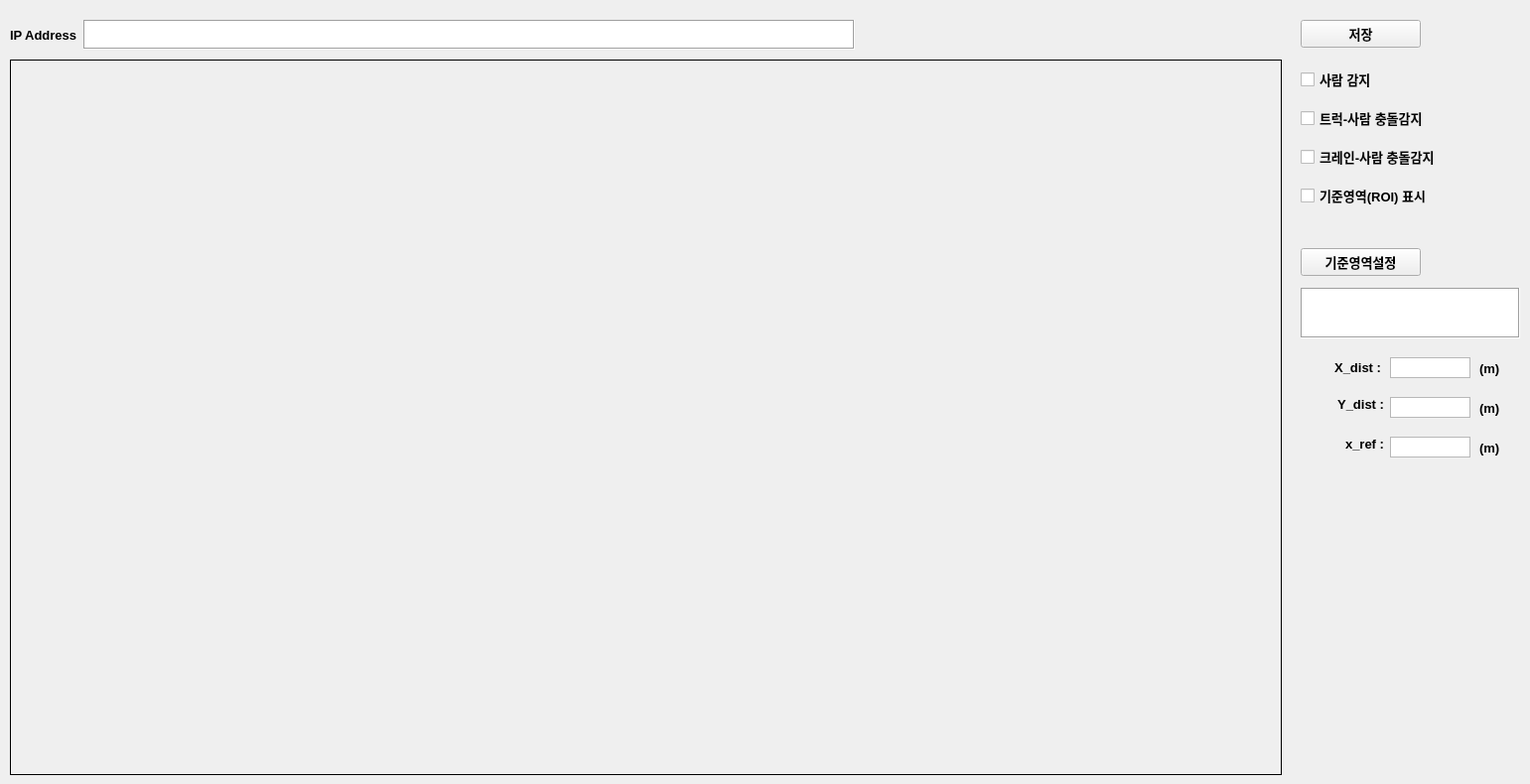
   <widget class="QWidget" name="tab_4">
    <attribute name="title">
     <string>CAM4</string>
    </attribute>
    <widget class="QWidget" name="verticalLayoutWidget_12">
     <property name="geometry">
      <rect>
       <x>10</x>
       <y>60</y>
       <width>1281</width>
       <height>721</height>
      </rect>
     </property>
     <layout class="QVBoxLayout" name="verticalLayout_12">
      <item>
       <widget class="QLabel" name="lbltabimg_cam4">
        <property name="frameShape">
         <enum>QFrame::Box</enum>
        </property>
        <property name="text">
         <string/>
        </property>
       </widget>
      </item>
     </layout>
    </widget>
    <widget class="QWidget" name="horizontalLayoutWidget_6">
     <property name="geometry">
      <rect>
       <x>10</x>
       <y>10</y>
       <width>851</width>
       <height>51</height>
      </rect>
     </property>
     <layout class="QHBoxLayout" name="horizontalLayout_6">
      <item>
       <widget class="QLabel" name="label_6">
        <property name="maximumSize">
         <size>
          <width>200</width>
          <height>30</height>
         </size>
        </property>
        <property name="font">
         <font>
          <family>Arial</family>
          <pointsize>10</pointsize>
          <weight>75</weight>
          <bold>true</bold>
         </font>
        </property>
        <property name="text">
         <string>IP Address</string>
        </property>
       </widget>
      </item>
      <item>
       <widget class="QTextEdit" name="txtipadd_cam4">
        <property name="maximumSize">
         <size>
          <width>16777215</width>
          <height>30</height>
         </size>
        </property>
        <property name="frameShape">
         <enum>QFrame::Box</enum>
        </property>
       </widget>
      </item>
     </layout>
    </widget>
    <widget class="QWidget" name="verticalLayoutWidget_11">
     <property name="geometry">
      <rect>
       <x>1310</x>
       <y>60</y>
       <width>222</width>
       <height>161</height>
      </rect>
     </property>
     <layout class="QVBoxLayout" name="verticalLayout_11">
      <item>
       <widget class="QCheckBox" name="chkperson_cam4">
        <property name="font">
         <font>
          <family>Arial</family>
          <pointsize>10</pointsize>
          <weight>75</weight>
          <bold>true</bold>
         </font>
        </property>
        <property name="text">
         <string>사람 감지</string>
        </property>
       </widget>
      </item>
      <item>
       <widget class="QCheckBox" name="chkforkperson_cam4">
        <property name="font">
         <font>
          <family>Arial</family>
          <pointsize>10</pointsize>
          <weight>75</weight>
          <bold>true</bold>
         </font>
        </property>
        <property name="text">
         <string>트럭-사람 충돌감지</string>
        </property>
       </widget>
      </item>
      <item>
       <widget class="QCheckBox" name="chkcraneperson_cam4">
        <property name="font">
         <font>
          <family>Arial</family>
          <pointsize>10</pointsize>
          <weight>75</weight>
          <bold>true</bold>
         </font>
        </property>
        <property name="text">
         <string>크레인-사람 충돌감지</string>
        </property>
       </widget>
      </item>
      <item>
       <widget class="QCheckBox" name="chkroi_cam4">
        <property name="font">
         <font>
          <family>Arial</family>
          <pointsize>10</pointsize>
          <weight>75</weight>
          <bold>true</bold>
         </font>
        </property>
        <property name="text">
         <string>기준영역(ROI) 표시</string>
        </property>
       </widget>
      </item>
     </layout>
    </widget>
    <widget class="QPushButton" name="pbnroiset_cam4">
     <property name="geometry">
      <rect>
       <x>1310</x>
       <y>250</y>
       <width>121</width>
       <height>28</height>
      </rect>
     </property>
     <property name="font">
      <font>
       <family>Arial</family>
       <pointsize>10</pointsize>
       <weight>75</weight>
       <bold>true</bold>
      </font>
     </property>
     <property name="text">
      <string>기준영역설정</string>
     </property>
    </widget>
    <widget class="QPushButton" name="pbnsave_cam4">
     <property name="geometry">
      <rect>
       <x>1310</x>
       <y>20</y>
       <width>121</width>
       <height>28</height>
      </rect>
     </property>
     <property name="font">
      <font>
       <family>Arial</family>
       <pointsize>10</pointsize>
       <weight>75</weight>
       <bold>true</bold>
      </font>
     </property>
     <property name="text">
      <string>저장</string>
     </property>
    </widget>
    <widget class="QTextEdit" name="txtroi_cam4">
     <property name="geometry">
      <rect>
       <x>1310</x>
       <y>290</y>
       <width>221</width>
       <height>51</height>
      </rect>
     </property>
     <property name="frameShape">
      <enum>QFrame::Box</enum>
     </property>
    </widget>
    <widget class="QLabel" name="label_24">
     <property name="geometry">
      <rect>
       <x>1490</x>
       <y>403</y>
       <width>31</width>
       <height>16</height>
      </rect>
     </property>
     <property name="font">
      <font>
       <family>Arial</family>
       <pointsize>10</pointsize>
       <weight>75</weight>
       <bold>true</bold>
      </font>
     </property>
     <property name="text">
      <string>(m)</string>
     </property>
     <property name="alignment">
      <set>Qt::AlignLeading|Qt::AlignLeft|Qt::AlignVCenter</set>
     </property>
    </widget>
    <widget class="QLabel" name="label_25">
     <property name="geometry">
      <rect>
       <x>1490</x>
       <y>443</y>
       <width>31</width>
       <height>16</height>
      </rect>
     </property>
     <property name="font">
      <font>
       <family>Arial</family>
       <pointsize>10</pointsize>
       <weight>75</weight>
       <bold>true</bold>
      </font>
     </property>
     <property name="text">
      <string>(m)</string>
     </property>
     <property name="alignment">
      <set>Qt::AlignLeading|Qt::AlignLeft|Qt::AlignVCenter</set>
     </property>
    </widget>
    <widget class="QLabel" name="label_26">
     <property name="geometry">
      <rect>
       <x>1330</x>
       <y>440</y>
       <width>64</width>
       <height>15</height>
      </rect>
     </property>
     <property name="font">
      <font>
       <family>Arial</family>
       <pointsize>10</pointsize>
       <weight>75</weight>
       <bold>true</bold>
      </font>
     </property>
     <property name="text">
      <string>x_ref :</string>
     </property>
     <property name="alignment">
      <set>Qt::AlignRight|Qt::AlignTrailing|Qt::AlignVCenter</set>
     </property>
    </widget>
    <widget class="QTextEdit" name="txt_xdist_cam4">
     <property name="geometry">
      <rect>
       <x>1400</x>
       <y>360</y>
       <width>81</width>
       <height>21</height>
      </rect>
     </property>
     <property name="verticalScrollBarPolicy">
      <enum>Qt::ScrollBarAlwaysOff</enum>
     </property>
     <property name="horizontalScrollBarPolicy">
      <enum>Qt::ScrollBarAlwaysOff</enum>
     </property>
    </widget>
    <widget class="QTextEdit" name="txt_xref_cam4">
     <property name="geometry">
      <rect>
       <x>1400</x>
       <y>440</y>
       <width>81</width>
       <height>21</height>
      </rect>
     </property>
     <property name="verticalScrollBarPolicy">
      <enum>Qt::ScrollBarAlwaysOff</enum>
     </property>
     <property name="horizontalScrollBarPolicy">
      <enum>Qt::ScrollBarAlwaysOff</enum>
     </property>
    </widget>
    <widget class="QLabel" name="label_27">
     <property name="geometry">
      <rect>
       <x>1330</x>
       <y>400</y>
       <width>64</width>
       <height>15</height>
      </rect>
     </property>
     <property name="font">
      <font>
       <family>Arial</family>
       <pointsize>10</pointsize>
       <weight>75</weight>
       <bold>true</bold>
      </font>
     </property>
     <property name="text">
      <string>Y_dist :</string>
     </property>
     <property name="alignment">
      <set>Qt::AlignRight|Qt::AlignTrailing|Qt::AlignVCenter</set>
     </property>
    </widget>
    <widget class="QLabel" name="label_28">
     <property name="geometry">
      <rect>
       <x>1320</x>
       <y>360</y>
       <width>71</width>
       <height>21</height>
      </rect>
     </property>
     <property name="font">
      <font>
       <family>Arial</family>
       <pointsize>10</pointsize>
       <weight>75</weight>
       <bold>true</bold>
      </font>
     </property>
     <property name="text">
      <string>X_dist :</string>
     </property>
     <property name="alignment">
      <set>Qt::AlignRight|Qt::AlignTrailing|Qt::AlignVCenter</set>
     </property>
    </widget>
    <widget class="QTextEdit" name="txt_ydist_cam4">
     <property name="geometry">
      <rect>
       <x>1400</x>
       <y>400</y>
       <width>81</width>
       <height>21</height>
      </rect>
     </property>
     <property name="verticalScrollBarPolicy">
      <enum>Qt::ScrollBarAlwaysOff</enum>
     </property>
     <property name="horizontalScrollBarPolicy">
      <enum>Qt::ScrollBarAlwaysOff</enum>
     </property>
    </widget>
    <widget class="QLabel" name="label_29">
     <property name="geometry">
      <rect>
       <x>1490</x>
       <y>363</y>
       <width>31</width>
       <height>16</height>
      </rect>
     </property>
     <property name="font">
      <font>
       <family>Arial</family>
       <pointsize>10</pointsize>
       <weight>75</weight>
       <bold>true</bold>
      </font>
     </property>
     <property name="text">
      <string>(m)</string>
     </property>
     <property name="alignment">
      <set>Qt::AlignLeading|Qt::AlignLeft|Qt::AlignVCenter</set>
     </property>
    </widget>
   </widget>
